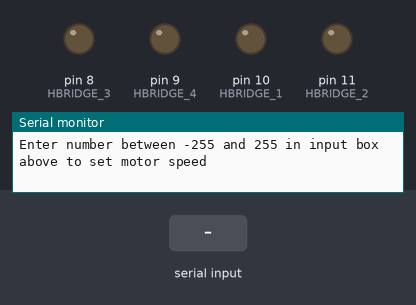
The sketch below on a simulated Arduino Uno, built with avr-gcc and run on an emulated ATmega328P. On the bench: output pins drawn as LEDs (lit = HIGH), the last lines printed to the serial monitor. The inputs (shaded band) are chosen by the test bench.

Above: at 1.5 s.
1.6 s: "right" received over Serial
At 2.6 s:
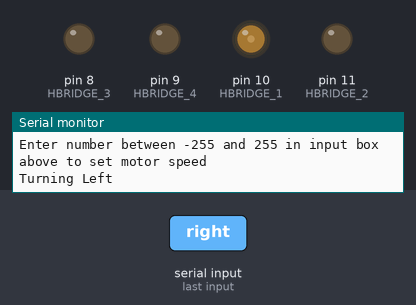
3.1 s: "90,45\n" received over Serial
6.1 s: "200\n" received over Serial
At 7.3 s:
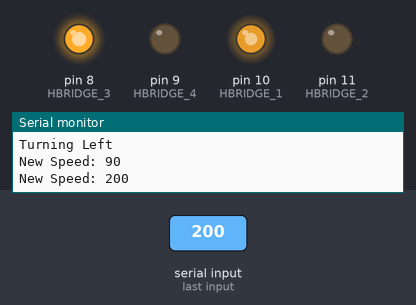
7.6 s: "circle" received over Serial
At 8.5 s:
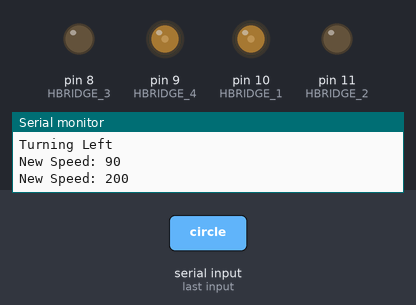
Timing chart, 0 to 13.6 s (numbered marks = the images above; inputs shaded):
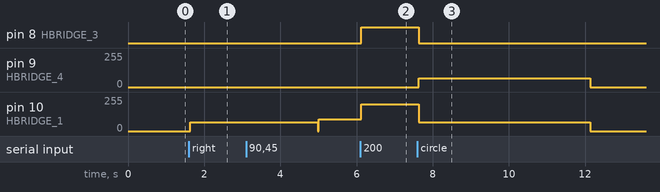

The sketch:

SingleMotor_Direction.ino
```cpp
int speedOutput = 64;

const int HBRIDGE_1 = 10;
const int HBRIDGE_2 = 11;
const int HBRIDGE_3 = 8;
const int HBRIDGE_4 = 9;

void setup() {
  speedOutput = 0;
  // put your setup code here, to run once:
  pinMode(HBRIDGE_1, OUTPUT);
  pinMode(HBRIDGE_2, OUTPUT);
  pinMode(HBRIDGE_3, OUTPUT);
  pinMode(HBRIDGE_4, OUTPUT);

  Serial.begin(9600);
  Serial.setTimeout(25);
  for(int i = 0; i < 5; i++)  Serial.println("CHANGE NEWLINE TO NO LINE ENDING IN DROP-DOWN MENU AT BOTTOM OF WINDOW");
  Serial.println("Enter number between -255 and 255 in input box above to set motor speed");
}

void loop() {
  if (Serial.available() > 0) {
    String str = Serial.readString();

    if (str == "left") {
      speedOutput = 64;
      turnLeft();
    } else if (str == "right") {
      speedOutput = 64;
      turnRight();
    } else if (str == "circle") {
      speedOutput = 64;
      turnFullCircle();
    }
    else {

    speedOutput = str.toInt();
    if (speedOutput > 255) speedOutput = 255;
    if (speedOutput < -255) speedOutput = -255;

    String msg = "New Speed: ";
    Serial.println(msg + speedOutput);
    }

  }

  if (speedOutput >= 0) {
    // Wheel A
    digitalWrite(HBRIDGE_2, LOW);
    analogWrite(HBRIDGE_1, speedOutput);

    // Wheel B
    digitalWrite(HBRIDGE_4, LOW);
    analogWrite(HBRIDGE_3, speedOutput);
  }
  else {
    // Wheel A
    digitalWrite(HBRIDGE_1, LOW);
    analogWrite(HBRIDGE_2, abs(speedOutput));

    // Wheel B
    digitalWrite(HBRIDGE_3, LOW);
    analogWrite(HBRIDGE_4, abs(speedOutput));
  }
}

void stopAll() {
  digitalWrite(HBRIDGE_1, LOW);
  digitalWrite(HBRIDGE_2, LOW);
  digitalWrite(HBRIDGE_3, LOW);
  digitalWrite(HBRIDGE_4, LOW);
}

void turnRight() {
  Serial.println("Turning Left");
  //Wheel A
  digitalWrite(HBRIDGE_2, LOW);
  analogWrite(HBRIDGE_1, speedOutput);
  //Wheel B
  digitalWrite(HBRIDGE_3, LOW);
  digitalWrite(HBRIDGE_4, LOW);
  delay(3350);
  speedOutput = 0;
  stopAll();
}

void turnLeft() {
  Serial.println("Turning Right");
  //Wheel A
  digitalWrite(HBRIDGE_1, LOW);
  digitalWrite(HBRIDGE_2, LOW);
  //Wheel B
  digitalWrite(HBRIDGE_4, LOW);
  analogWrite(HBRIDGE_3, speedOutput);
  delay(3350);
  speedOutput = 0;
  stopAll();
}

void turnFullCircle() {
  //Wheel A
  digitalWrite(HBRIDGE_2, LOW);
  analogWrite(HBRIDGE_1, speedOutput);
  //Wheel B
  digitalWrite(HBRIDGE_3, LOW);
  analogWrite(HBRIDGE_4, speedOutput);
  delay(4500);
  speedOutput = 0;
  stopAll();
}

/*
int incomingByte = 0;
int dutycycle = 0;
void setup() {
  Serial.begin(9600);
  for(int i = 0; i < 5; i++)  Serial.println("CHANGE NEWLINE TO NO LINE ENDING IN DROP-DOWN MENU AT BOTTOM OF WINDOW");
}
void loop() {
      if(Serial.available() > 0){
          String str = "";
          char c = Serial.read();
          str += c;
      while(Serial.available()>0)
      {
        char c = Serial.read();
        str += c;
      }
      str.replace("\n", ""); //str.remove(1, str.length() - 1);
      int dutycycle = str.toInt();
      Serial.print(dutycycle);
    }
} */
```

Measured:
- after the input at 1.6 s, pin 10 (HBRIDGE_1): 0/255 → 64/255 at once
- after the input at 6.1 s, pin 8 (HBRIDGE_3): LOW → HIGH at once; pin 10 (HBRIDGE_1): 90/255 → 200/255 at once
- after the input at 7.6 s, pin 8 (HBRIDGE_3): HIGH → LOW at once; pin 9 (HBRIDGE_4): 0/255 → 64/255 at once, → 0/255 4.5 s later; pin 10 (HBRIDGE_1): 200/255 → 64/255 at once, → 0/255 4.5 s later
